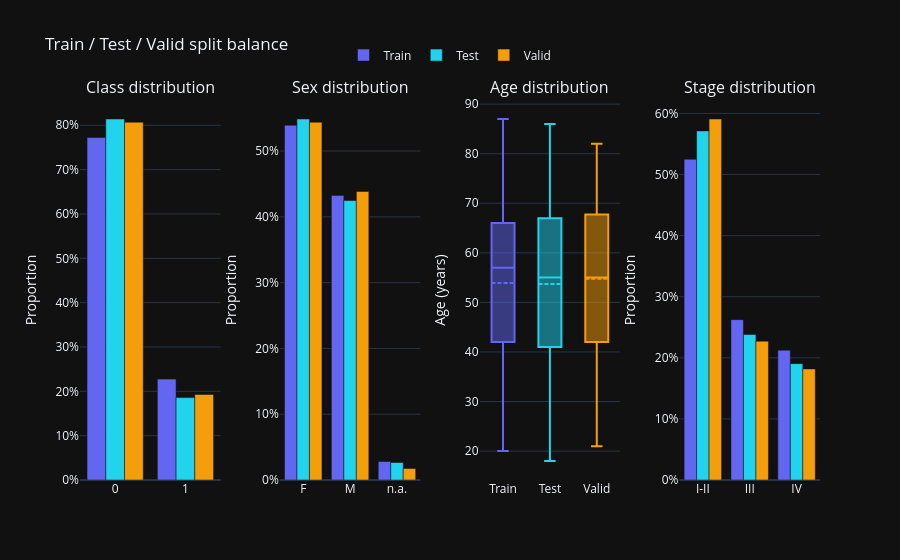

The code cell stored with this chart in its notebook:
### Markdown cell above
### 3.1. Split balance overview

Class counts, proportions, and demographic distributions across train/test/validation splits.

### Code cell
split_summary = pd.DataFrame({
    'Train': y_train.value_counts().sort_index(),
    'Validation': y_valid.value_counts().sort_index(),
    'Test': y_test.value_counts().sort_index(),
})
split_summary.index = [le.inverse_transform([i])[0] for i in split_summary.index]

split_pct = pd.DataFrame({
    'Train (%)': y_train.value_counts(normalize=True).sort_index() * 100,
    'Validation (%)': y_valid.value_counts(normalize=True).sort_index() * 100,
    'Test (%)': y_test.value_counts(normalize=True).sort_index() * 100,
})
split_pct.index = split_summary.index
combined = pd.DataFrame({
    'Train': split_summary['Train'].astype(str) + ' (' + split_pct['Train (%)'].round(1).astype(str) + '%)',
    'Validation': split_summary['Validation'].astype(str) + ' (' + split_pct['Validation (%)'].round(1).astype(str) + '%)',
    'Test': split_summary['Test'].astype(str) + ' (' + split_pct['Test (%)'].round(1).astype(str) + '%)',
})

totals = split_summary.sum()
combined.loc['Total'] = [str(totals['Train']), str(totals['Validation']), str(totals['Test'])]

display(combined)

stage_col = ds.meta['Stage'].copy()
stage_col = stage_col.replace({'I': 'I-II', 'II': 'I-II'})

plot_split_balance({
    'Train': (y_train, ds.sex.loc[X_train.index], ds.age.loc[X_train.index], ds.meta["Stage"].loc[X_train.index].replace({'I': 'I-II', 'II': 'I-II'})),
    'Test':  (y_test,  ds.sex.loc[X_test.index],  ds.age.loc[X_test.index],  ds.meta["Stage"].loc[X_test.index].replace({'I': 'I-II', 'II': 'I-II'})),
    'Valid': (y_valid, ds.sex.loc[X_valid.index], ds.age.loc[X_valid.index], ds.meta["Stage"].loc[X_valid.index].replace({'I': 'I-II', 'II': 'I-II'})),
})

### Figure 1 — Plotly figure (JSON) as saved in the notebook; plotly's stock layout.template omitted (floating-point values rounded to 4 significant figures; data arrays with more than 128 entries replaced by an {"elided": "..."} marker saying what was removed)
{"data": [{"marker": {"color": "#6366f1"}, "name": "Train", "showlegend": true, "x": [0, 1], "y": [0.7725, 0.2275], "type": "bar", "xaxis": "x", "yaxis": "y"}, {"marker": {"color": "#6366f1"}, "name": "Train", "showlegend": false, "x": ["F", "M", "n.a."], "y": [0.5393, 0.4326, 0.02809], "type": "bar", "xaxis": "x2", "yaxis": "y2"}, {"boxmean": true, "marker": {"color": "#6366f1"}, "name": "Train", "showlegend": false, "y": {"elided": "356 float values"}, "type": "box", "xaxis": "x3", "yaxis": "y3"}, {"marker": {"color": "#6366f1"}, "name": "Train", "showlegend": false, "x": ["I-II", "III", "IV"], "y": [0.525, 0.2625, 0.2125], "type": "bar", "xaxis": "x4", "yaxis": "y4"}, {"marker": {"color": "#22d3ee"}, "name": "Test", "showlegend": true, "x": [0, 1], "y": [0.8142, 0.1858], "type": "bar", "xaxis": "x", "yaxis": "y"}, {"marker": {"color": "#22d3ee"}, "name": "Test", "showlegend": false, "x": ["F", "M", "n.a."], "y": [0.5487, 0.4248, 0.02655], "type": "bar", "xaxis": "x2", "yaxis": "y2"}, {"boxmean": true, "marker": {"color": "#22d3ee"}, "name": "Test", "showlegend": false, "y": [44.0, 18.0, 68.0, 20.0, 52.0, 77.0, 24.0, 55.0, 53.0, 37.0, 68.0, 65.0, 86.0, 81.0, 64.0, NaN, 27.0, 46.0, 41.0, 63.0, NaN, 54.0, 58.0, 56.0, 67.0, 59.0, 75.0, 27.0, 33.0, 60.0, 56.0, 63.0, 52.0, 74.0, 40.0, 51.0, 51.0, 55.0, 44.0, 66.0, 41.0, 64.0, 69.0, 22.0, 76.0, 78.0, 41.0, 21.0, 48.0, 67.0, NaN, 67.0, 74.0, 71.0, 40.0, 68.0, 53.0, 25.0, 40.0, 79.0, 64.0, 23.0, 52.0, 54.0, 60.0, 67.0, NaN, 51.0, 26.0, 39.0, 77.0, 65.0, 26.0, 60.0, 61.0, 45.0, NaN, 60.0, 22.0, 80.0, 18.0, 77.0, 63.0, 61.0, 38.0, 36.0, 62.0, 80.0, 40.0, 51.0, 54.0, 49.0, 51.0, 40.0, 52.0, 55.0, 47.0, 67.0, 29.0, 38.0, 64.0, 51.0, 57.0, 61.0, 77.0, 65.0, 46.0, 71.0, 67.0, 42.0, 67.0, 67.0, 51.0], "type": "box", "xaxis": "x3", "yaxis": "y3"}, {"marker": {"color": "#22d3ee"}, "name": "Test", "showlegend": false, "x": ["I-II", "III", "IV"], "y": [0.5714, 0.2381, 0.1905], "type": "bar", "xaxis": "x4", "yaxis": "y4"}, {"marker": {"color": "#f59e0b"}, "name": "Valid", "showlegend": true, "x": [0, 1], "y": [0.807, 0.193], "type": "bar", "xaxis": "x", "yaxis": "y"}, {"marker": {"color": "#f59e0b"}, "name": "Valid", "showlegend": false, "x": ["F", "M", "n.a."], "y": [0.5439, 0.4386, 0.01754], "type": "bar", "xaxis": "x2", "yaxis": "y2"}, {"boxmean": true, "marker": {"color": "#f59e0b"}, "name": "Valid", "showlegend": false, "y": [80.0, 71.0, 54.0, 74.0, 61.0, 39.0, 34.0, 34.0, 51.0, 61.0, 21.0, 29.0, 55.0, 64.0, NaN, 69.0, 70.0, 79.0, 63.0, 50.0, 60.0, 69.0, 42.0, 62.0, 39.0, 55.0, 60.0, 53.0, 35.0, 60.0, 78.0, 35.0, 54.0, 76.0, 56.0, 74.0, 68.0, 40.0, 58.0, 62.0, 73.0, 82.0, 61.0, 28.0, 55.0, 59.0, 24.0, 30.0, 70.0, 54.0, 29.0, 27.0, 51.0, 55.0, 79.0, 47.0, 41.0, 78.0, 43.0, 65.0, 64.0, 43.0, 30.0, 55.0, 24.0, 47.0, 67.0, 29.0, 67.0, 74.0, 32.0, 48.0, 56.0, 69.0, 67.0, 52.0, 31.0, 52.0, 50.0, 60.0, 34.0, NaN, 66.0, 41.0, 78.0, 75.0, 53.0, 71.0, 36.0, 53.0, 37.0, 72.0, 63.0, 53.0, 54.0, 75.0, NaN, 24.0, 76.0, 42.0, 75.0, 55.0, 39.0, 64.0, 53.0, 49.0, 67.0, 73.0, 72.0, 81.0, 47.0, 21.0, 55.0, 64.0], "type": "box", "xaxis": "x3", "yaxis": "y3"}, {"marker": {"color": "#f59e0b"}, "name": "Valid", "showlegend": false, "x": ["I-II", "III", "IV"], "y": [0.5909, 0.2273, 0.1818], "type": "bar", "xaxis": "x4", "yaxis": "y4"}], "layout": {"xaxis": {"anchor": "y", "domain": [0.0, 0.19]}, "yaxis": {"anchor": "x", "domain": [0.0, 1.0], "title": {"text": "Proportion"}, "tickformat": ".0%"}, "xaxis2": {"anchor": "y2", "domain": [0.27, 0.46]}, "yaxis2": {"anchor": "x2", "domain": [0.0, 1.0], "title": {"text": "Proportion"}, "tickformat": ".0%"}, "xaxis3": {"anchor": "y3", "domain": [0.54, 0.73]}, "yaxis3": {"anchor": "x3", "domain": [0.0, 1.0], "title": {"text": "Age (years)"}}, "xaxis4": {"anchor": "y4", "domain": [0.81, 1.0]}, "yaxis4": {"anchor": "x4", "domain": [0.0, 1.0], "title": {"text": "Proportion"}, "tickformat": ".0%"}, "annotations": [{"font": {"size": 16}, "showarrow": false, "text": "Class distribution", "x": 0.095, "xanchor": "center", "xref": "paper", "y": 1.0, "yanchor": "bottom", "yref": "paper"}, {"font": {"size": 16}, "showarrow": false, "text": "Sex distribution", "x": 0.365, "xanchor": "center", "xref": "paper", "y": 1.0, "yanchor": "bottom", "yref": "paper"}, {"font": {"size": 16}, "showarrow": false, "text": "Age distribution", "x": 0.635, "xanchor": "center", "xref": "paper", "y": 1.0, "yanchor": "bottom", "yref": "paper"}, {"font": {"size": 16}, "showarrow": false, "text": "Stage distribution", "x": 0.905, "xanchor": "center", "xref": "paper", "y": 1.0, "yanchor": "bottom", "yref": "paper"}], "title": {"text": "Train / Test / Valid split balance"}, "legend": {"orientation": "h", "yanchor": "bottom", "y": 1.08, "xanchor": "center", "x": 0.5}, "barmode": "group"}}
